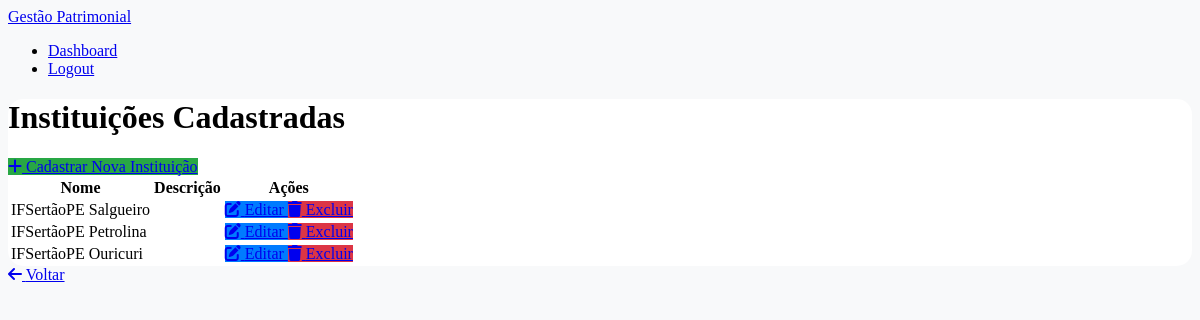
Screenshot of /instituicoes/ (signed in) with the database file from the repository.
### gestao_patrimonio/models.py (models this page shows, shortened)
class Instituicao(models.Model):
    nome = models.CharField(max_length=255, unique=True)
    descricao = models.TextField(blank=True, null=True)

### gestao_patrimonio/views.py (the view)
# urls.py: path('instituicoes/', views.instituicao_list, name='instituicao_list'),
@login_required
def instituicao_list(request):
    instituicoes = Instituicao.objects.all()
    return render(request, 'instituicoes/instituicao_list.html', {'instituicoes': instituicoes})

### gestao_patrimonio/templates/instituicoes/instituicao_list.html (shortened to what this page needs)
{% extends 'base.html' %}
{% block content %}
<div class="container mt-5">
    <div class="card shadow-lg p-4">
        <div class="card-body">
            <h1 class="card-title text-center mb-4">Instituições Cadastradas</h1>
            <a href="{% url 'instituicao_create' %}" class="btn btn-success mb-3">
                <i class="fas fa-plus"></i> Cadastrar Nova Instituição
            </a>
            <table class="table table-hover">
                <thead>
                    <tr>
                        <th>Nome</th>
                        <th>Descrição</th>
                        <th>Ações</th>
                    </tr>
                </thead>
                <tbody>
                    {% for instituicao in instituicoes %}
                    <tr>
                        <td>{{ instituicao.nome }}</td>
                        <td>{{ instituicao.descricao }}</td>
                        <td>
                            <a href="{% url 'instituicao_update' instituicao.pk %}" class="btn btn-primary btn-sm">
                                <i class="fas fa-edit"></i> Editar
                            </a>
                            <a href="{% url 'instituicao_delete' instituicao.pk %}" class="btn btn-danger btn-sm">
                                <i class="fas fa-trash"></i> Excluir
                            </a>
                        </td>
                    </tr>
                    {% endfor %}
                </tbody>
            </table>
        </div>
    </div>
</div>
<link href="https://cdnjs.cloudflare.com/ajax/libs/font-awesome/6.0.0-beta3/css/all.min.css" rel="stylesheet">
<div class="text-center mt-4">
    <a href="{% url 'dashboard' %}" class="btn btn-secondary">
        <i class="fas fa-arrow-left"></i> Voltar
    </a>
</div>
{% endblock %}

### gestao_patrimonio/templates/instituicoes/instituicao_list.html (style rules this page uses)
body { background: #f8f9fa; }
.card { border: none; border-radius: 15px; background: rgba(255, 255, 255, 0.9); backdrop-filter: blur(10px); }
.btn-success { background-color: #28a745; border: none; transition: background-color 0.3s ease; }
.btn-primary { background-color: #007bff; border: none; transition: background-color 0.3s ease; }
.btn-danger { background-color: #dc3545; border: none; transition: background-color 0.3s ease; }
.table { border-radius: 10px; overflow: hidden; }
.table th, .table td { vertical-align: middle; }

### rows the page displays
Instituicao: nome "IFSertãoPE Salgueiro"
Instituicao: nome "IFSertãoPE Petrolina"
Instituicao: nome "IFSertãoPE Ouricuri"
